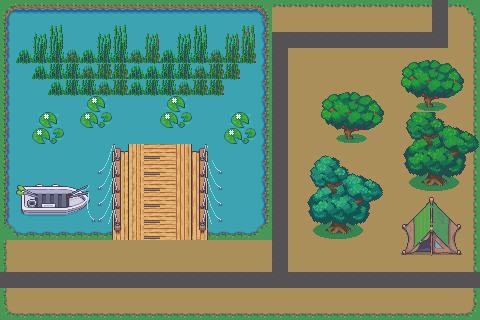

Rendered tile map (Tiled .tmx) drawn with the repository's tilesets; below, a short description and the map source with its tile grids summarised:
An orthogonal 30x20 tile map with 16x16 px tiles, 4 tile layers (Background, Road, Prop, Patch), 4 tilesets and 9 objects (6x Transaction, 2x Props, NPC).

<map version="1.10" tiledversion="1.12.2" class="MapMeta" orientation="orthogonal" renderorder="right-down" width="30" height="20" tilewidth="16" tileheight="16" infinite="0" nextlayerid="6" nextobjectid="24">
 <properties>
  <property name="mapId" value="294515d0-c122-5720-85d6-e5eeda2cf05d" />
  <property name="Sort" type="int" value="2" />
  <property name="cameraAutoFit" type="bool" value="true" />
  <property name="cameraFitPadding" type="float" value="0" />
  <property name="cameraZoomScale" type="float" value="1.2" />
  <property name="mapName" value="东郊" />
  <property name="region" value="开源镇" />
  <property name="type" propertytype="MapType" value="outDoor" />
 </properties>
 <tileset firstgid="1" source="../../../tilesets/1_Terrains_16x16.tsx" />
 <tileset firstgid="737" source="../../../tilesets/Game_Maker_Studio_Autotiles_16x16.tsx" />
 <tileset firstgid="1985" source="../../../tilesets/装饰物.tsx" />
 <tileset firstgid="2003" source="../../../tilesets/11_Camping_16x16.tsx" />
 <layer id="1" name="Background" width="30" height="20">
  <data>[600 cells, 600 non-empty, 10 distinct tile ids]</data>
 </layer>
 <layer id="2" name="Road" width="30" height="20">
  <data>[600 cells, 58 non-empty, 2 distinct tile ids]</data>
 </layer>
 <layer id="3" name="Prop" width="30" height="20">
  <data>[600 cells, 341 non-empty, 80 distinct tile ids]</data>
 </layer>
 <objectgroup id="4" name="Interactive">
  <object id="15" type="Transaction" x="0" y="272" width="16" height="16">
   <properties>
    <property name="from" value="294515d0-c122-5720-85d6-e5eeda2cf05d" />
    <property name="to" value="25f3952d-ec39-53af-a8c1-d523c43b80b0" />
   </properties>
  </object>
  <object id="16" type="Transaction" x="16" y="272" width="16" height="16">
   <properties>
    <property name="from" value="25f3952d-ec39-53af-a8c1-d523c43b80b0" />
    <property name="to" value="294515d0-c122-5720-85d6-e5eeda2cf05d" />
   </properties>
  </object>
  <object id="17" type="Transaction" x="432" y="0" width="15.798" height="16.6303">
   <properties>
    <property name="from" value="294515d0-c122-5720-85d6-e5eeda2cf05d" />
    <property name="to" value="e4c8dc5c-474d-58be-aa33-f092e17f1f8c" />
   </properties>
  </object>
  <object id="18" type="Transaction" x="432" y="16" width="16" height="14.3511">
   <properties>
    <property name="from" value="e4c8dc5c-474d-58be-aa33-f092e17f1f8c" />
    <property name="to" value="294515d0-c122-5720-85d6-e5eeda2cf05d" />
   </properties>
  </object>
  <object id="19" type="Transaction" x="464" y="272" width="16" height="16">
   <properties>
    <property name="from" value="294515d0-c122-5720-85d6-e5eeda2cf05d" />
    <property name="to" value="f832cbde-46e4-52d6-92fb-860bee93c8a8" />
   </properties>
  </object>
  <object id="20" type="Transaction" x="448" y="272" width="16" height="16">
   <properties>
    <property name="from" value="f832cbde-46e4-52d6-92fb-860bee93c8a8" />
    <property name="to" value="294515d0-c122-5720-85d6-e5eeda2cf05d" />
   </properties>
  </object>
  <object id="21" type="Props" gid="1990" x="412.289" y="32.2598" width="18.1569" height="17.3316">
  </object>
  <object id="22" type="Props" gid="2000" x="288" y="272" width="16" height="16">
  </object>
  <object id="23" name="精神小妹" type="NPC" x="135.873" y="266.962">
   <properties>
    <property name="npcId" value="0f698d2f-2b95-5692-9a13-bde3f2d5f126" />
    <property name="type" value="NPC" />
   </properties>
   <point />
  </object>
 </objectgroup>
 <layer id="5" name="Patch" width="30" height="20">
  <data>[600 cells, 161 non-empty, 66 distinct tile ids]</data>
 </layer>
</map>
